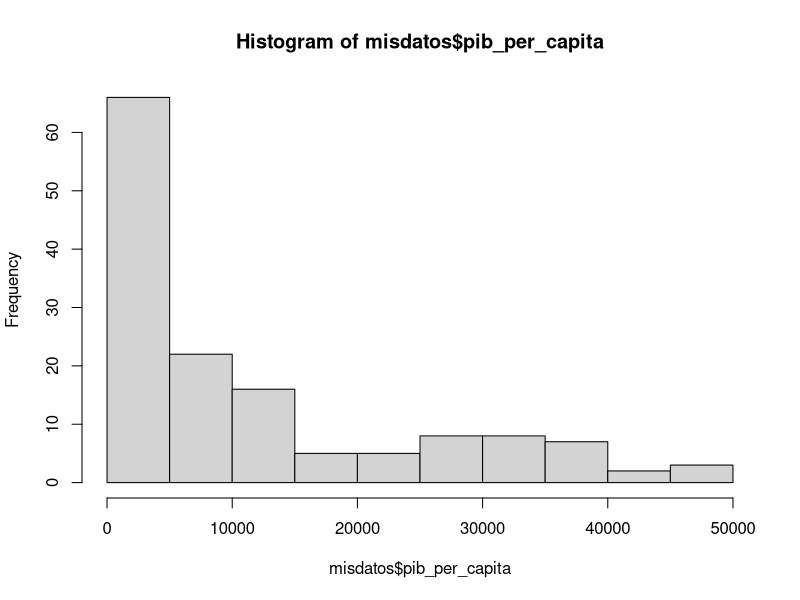
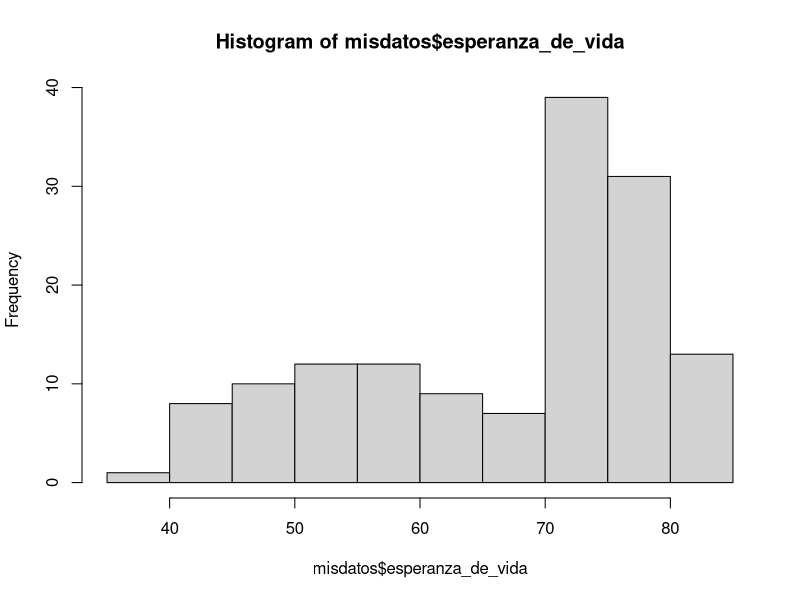
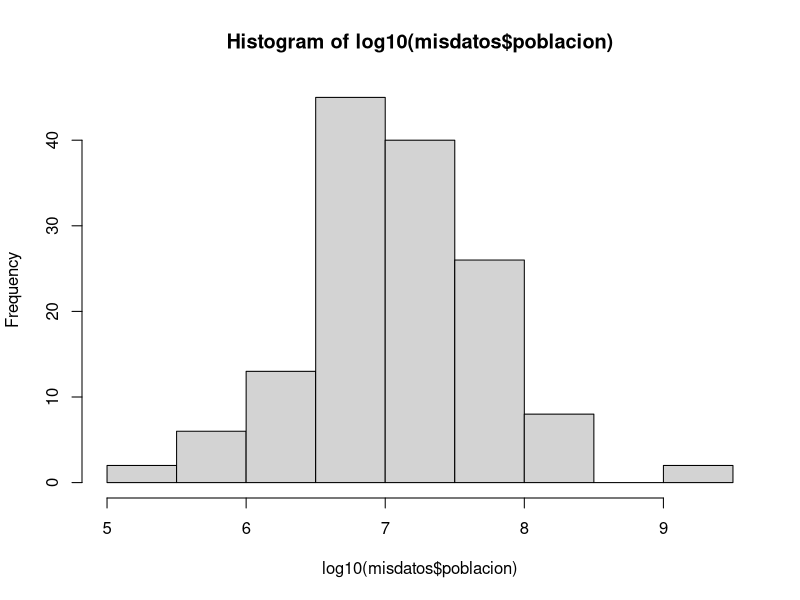

Here is the R script that generated these plots, in order:
# nombre del archivo a mandar por correo:
# nombre_apellido_inferencia_profesor.R
# ejemplo:
# juan_perez_inferencia_beltran.R

# No olvide ejecutar las líneas 6 y 11 antes de empezar el resto del trabajo
library(readxl)
library(readxl)
# 1. Use la función read_excel para cargar los datos que se encuentran en el archivo excel 

misdatos <- read_excel("datos_e.xlsx")



# 2. Para las variables "pib_per_capita" y "esperanza_de_vida" compute lo siguiente
# 2.1 la media cada una (4 pts)
# 2.2 la desviación estandar de cada una (4 pts)
# 2.3 la cantidad de observaciones (n) de cada una (4 pts)
mean(misdatos$pib_per_capita)
mean(misdatos$esperanza_de_vida)
sd(misdatos$pib_per_capita)
sd(misdatos$esperanza_de_vida)
length(misdatos$esperanza_de_vida)
length(misdatos$poblacion)
length(misdatos$pib_per_capita)
# 3. Grafique los histogramas de estas tres variables:
# "pib_per_capita" (2 pto), "esperanza_de_vida" (2 pto) y el logaritmo natural de la variable "población" (4 pts).
# Puede usar cualquier función y paquete de R que grafique histogramas
hist(misdatos$pib_per_capita)
log(misdatos$pib_per_capita)
log10(misdatos$pib_per_capita)
log10(misdatos$poblacion)
hist(misdatos$esperanza_de_vida)
hist(log10(misdatos$poblacion))
